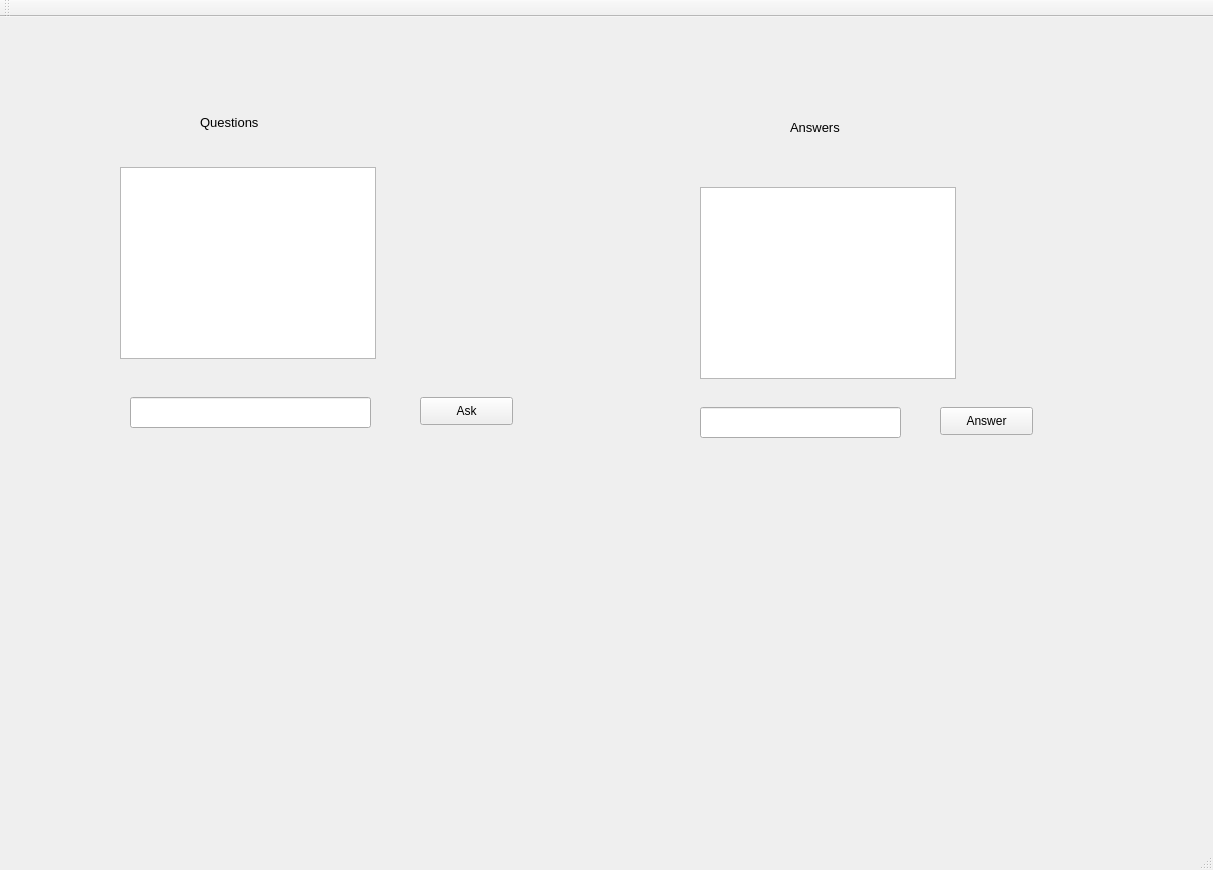
<?xml version="1.0" encoding="UTF-8"?>
<ui version="4.0">
 <class>QandAClass</class>
 <widget class="QMainWindow" name="QandAClass">
  <property name="geometry">
   <rect>
    <x>0</x>
    <y>0</y>
    <width>1213</width>
    <height>870</height>
   </rect>
  </property>
  <property name="windowTitle">
   <string>QandA</string>
  </property>
  <widget class="QWidget" name="centralWidget">
   <widget class="QLabel" name="label">
    <property name="geometry">
     <rect>
      <x>200</x>
      <y>80</y>
      <width>81</width>
      <height>51</height>
     </rect>
    </property>
    <property name="font">
     <font>
      <pointsize>10</pointsize>
     </font>
    </property>
    <property name="text">
     <string>Questions</string>
    </property>
   </widget>
   <widget class="QListWidget" name="questions_list_widget">
    <property name="geometry">
     <rect>
      <x>120</x>
      <y>150</y>
      <width>256</width>
      <height>192</height>
     </rect>
    </property>
   </widget>
   <widget class="QLineEdit" name="ask_question_line_edit">
    <property name="geometry">
     <rect>
      <x>130</x>
      <y>380</y>
      <width>241</width>
      <height>31</height>
     </rect>
    </property>
   </widget>
   <widget class="QPushButton" name="ask_question_button">
    <property name="geometry">
     <rect>
      <x>420</x>
      <y>380</y>
      <width>93</width>
      <height>28</height>
     </rect>
    </property>
    <property name="text">
     <string>Ask</string>
    </property>
   </widget>
   <widget class="QListWidget" name="answers_list_widget">
    <property name="geometry">
     <rect>
      <x>700</x>
      <y>170</y>
      <width>256</width>
      <height>192</height>
     </rect>
    </property>
   </widget>
   <widget class="QLabel" name="label_2">
    <property name="geometry">
     <rect>
      <x>790</x>
      <y>90</y>
      <width>71</width>
      <height>41</height>
     </rect>
    </property>
    <property name="font">
     <font>
      <pointsize>10</pointsize>
     </font>
    </property>
    <property name="text">
     <string>Answers</string>
    </property>
   </widget>
   <widget class="QLineEdit" name="respond_line_edit">
    <property name="geometry">
     <rect>
      <x>700</x>
      <y>390</y>
      <width>201</width>
      <height>31</height>
     </rect>
    </property>
   </widget>
   <widget class="QPushButton" name="respond_question_button">
    <property name="geometry">
     <rect>
      <x>940</x>
      <y>390</y>
      <width>93</width>
      <height>28</height>
     </rect>
    </property>
    <property name="text">
     <string>Answer</string>
    </property>
   </widget>
  </widget>
  <widget class="QMenuBar" name="menuBar">
   <property name="geometry">
    <rect>
     <x>0</x>
     <y>0</y>
     <width>1213</width>
     <height>26</height>
    </rect>
   </property>
  </widget>
  <widget class="QToolBar" name="mainToolBar">
   <attribute name="toolBarArea">
    <enum>TopToolBarArea</enum>
   </attribute>
   <attribute name="toolBarBreak">
    <bool>false</bool>
   </attribute>
  </widget>
  <widget class="QStatusBar" name="statusBar"/>
 </widget>
 <layoutdefault spacing="6" margin="11"/>
 <resources>
  <include location="QandA.qrc"/>
 </resources>
 <connections>
  <connection>
   <sender>ask_question_button</sender>
   <signal>clicked()</signal>
   <receiver>QandAClass</receiver>
   <slot>ask()</slot>
   <hints>
    <hint type="sourcelabel">
     <x>480</x>
     <y>427</y>
    </hint>
    <hint type="destinationlabel">
     <x>561</x>
     <y>531</y>
    </hint>
   </hints>
  </connection>
  <connection>
   <sender>questions_list_widget</sender>
   <signal>itemSelectionChanged()</signal>
   <receiver>QandAClass</receiver>
   <slot>question_selected()</slot>
   <hints>
    <hint type="sourcelabel">
     <x>269</x>
     <y>270</y>
    </hint>
    <hint type="destinationlabel">
     <x>479</x>
     <y>262</y>
    </hint>
   </hints>
  </connection>
  <connection>
   <sender>respond_question_button</sender>
   <signal>clicked()</signal>
   <receiver>QandAClass</receiver>
   <slot>answer()</slot>
   <hints>
    <hint type="sourcelabel">
     <x>1015</x>
     <y>441</y>
    </hint>
    <hint type="destinationlabel">
     <x>1050</x>
     <y>557</y>
    </hint>
   </hints>
  </connection>
 </connections>
 <slots>
  <slot>ask()</slot>
  <slot>question_selected()</slot>
  <slot>respond()</slot>
  <slot>answer()</slot>
 </slots>
</ui>
